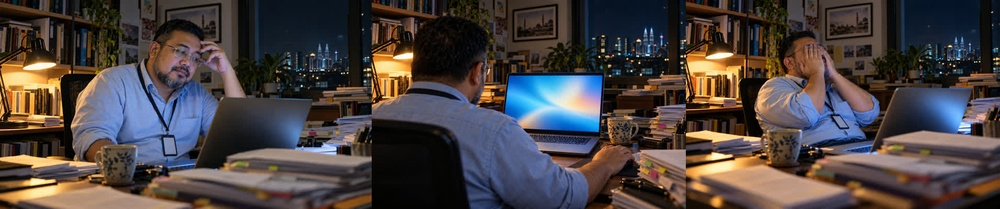
#> input picture promo/design/shots-sheet.jpg, 1000 x 209 px, shrunk from 1910 x 400 before the run; its folder holds only this picture in this run
$ python -i find-screen.py   (imports and definitions only)
#> lines starting #> are read from the running program, lines starting #| are printed output that depends on the picture; after the words box and inside, x2 and y2 are one past the last pixel; in counts of white or black regions, pixels touching at a corner belong together
#> further down, picture is the input picture: shape (209, 1000, 3); mean B, G, R 66.2, 67.1, 75.1
"""Find the laptop screen quad in each frame of the over-the-shoulder take.

The screen is the largest bright, roughly rectangular region. Per frame: threshold on brightness,
take the biggest contour, fit a 4-corner polygon, order corners (TL, TR, BR, BL). Writes
_scratch/m1/corners.json and a debug overlay of the first/middle/last frame.
Usage: uv run --no-project --with opencv-python-headless --with numpy python promo/scripts/find-screen.py
"""
import json
from pathlib import Path

import cv2
import numpy as np

D = Path(__file__).resolve().parent.parent / "_scratch" / "m1"
frames = sorted(D.glob("f*.png"))


def order(pts):
    pts = pts.reshape(4, 2).astype(np.float32)
    s, d = pts.sum(1), np.diff(pts, axis=1).ravel()
    return np.array([pts[s.argmin()], pts[d.argmin()], pts[s.argmax()], pts[d.argmax()]])  # TL TR BR BL


def quad(img):
    hsv = cv2.cvtColor(img, cv2.COLOR_BGR2HSV)
#> hsv: shape (209, 1000, 3); mean H, S, V 59.6, 114.5, 89.2
    # Measured: the whole screen (blue, orange and the pale centre) has V > 210; his shirt tops out near V 150.
    mask = ((hsv[..., 2] > 200)).astype(np.uint8) * 255
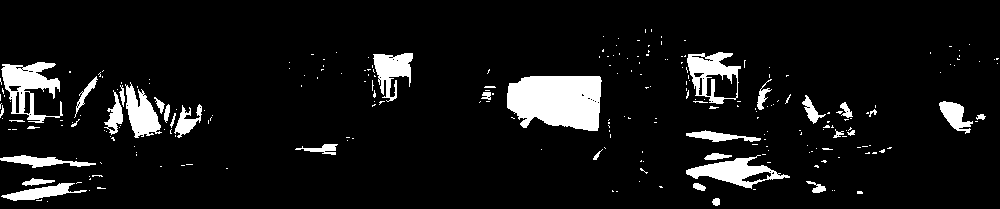
#> mask: shape (209, 1000); 8% white; 254 white regions (216 under 20 px), largest, box (x1, y1, x2, y2) and area: (507, 76, 602, 131) 4336, (1, 62, 63, 123) 1728, (686, 155, 790, 189) 1406
    mask = cv2.morphologyEx(mask, cv2.MORPH_CLOSE, np.ones((9, 9), np.uint8))
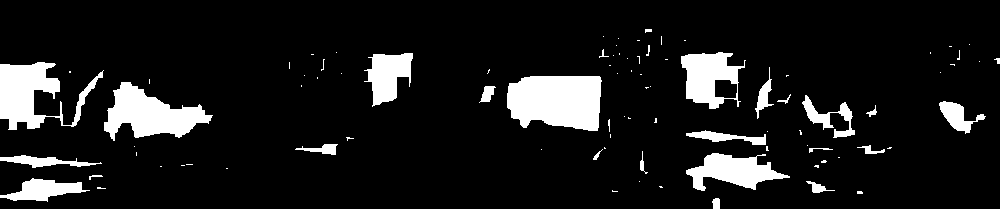
#> mask: shape (209, 1000); 10.5% white; 90 white regions (63 under 20 px)
    cs, _ = cv2.findContours(mask, cv2.RETR_EXTERNAL, cv2.CHAIN_APPROX_SIMPLE)
#> cs = 90 contours, 70 with area under 20; largest, box (x1, y1, x2, y2) and area: (507, 76, 602, 131) 4288, (104, 82, 213, 141) 3140, (0, 62, 104, 130) 2903, (681, 52, 746, 109) 2388, (686, 153, 790, 191) 1933
    c = max(cs, key=cv2.contourArea)
#> c = contour of 66 points, box (x1, y1, x2, y2) (507, 76, 602, 131), area 4288
    peri = cv2.arcLength(c, True)
#> peri = 290.3
    for eps in (0.01, 0.02, 0.03, 0.05):
        ap = cv2.approxPolyDP(c, eps * peri, True)
        if len(ap) == 4:
            return order(ap), cv2.contourArea(c)
#> this loop made 4 passes
#> (pts in order, s in order, d in order) on pass 4: ([[509, 83], [523, 127], [597, 130], [599, 76]], [592, 650, 727, 675], [-426, -396, -467, -523])
    return order(cv2.boxPoints(cv2.minAreaRect(c))), cv2.contourArea(c)


out = []
# [3 lines not run here, left out]

# Smooth corners over time (small moving average) to kill per-frame jitter.
arr = np.array([o["corners"] for o in out])
k = 5
# [1 line that did not run here, left out]
# [1 line that did not run here, left out]
# [8 lines not run here, left out]
areas = [o["area"] for o in out]
# [1 line not run here, left out]

>>> import cv2
>>> picture = cv2.imread('../design/shots-sheet.jpg')
>>> result = quad(picture)
#> result = ([[509, 83], [599, 76], [597, 130], [523, 127]], 4288.5)

$ run again, on promo/design/shot-bookend-empty.png
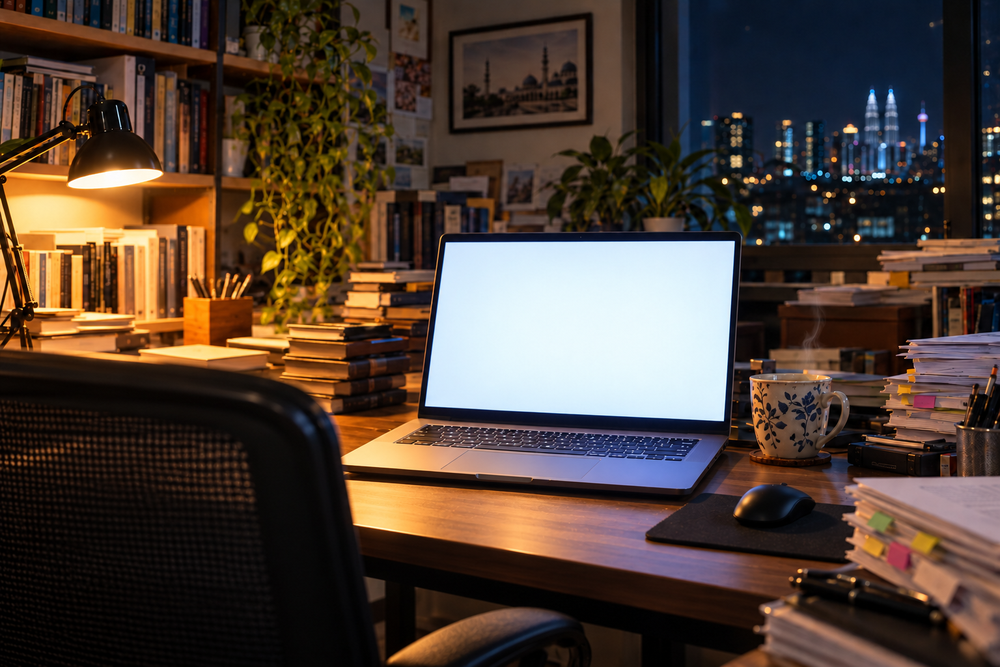
#> input picture promo/design/shot-bookend-empty.png, 1000 x 667 px, shrunk from 1536 x 1024 before the run
#> picture is the input picture: shape (667, 1000, 3); mean B, G, R 53.5, 63.7, 79.6
#> hsv: shape (667, 1000, 3); mean H, S, V 45.2, 132, 86.7
#> in quad, `mask = ((hsv[..., 2] > 200)).astype(np.uint8) * 255`:
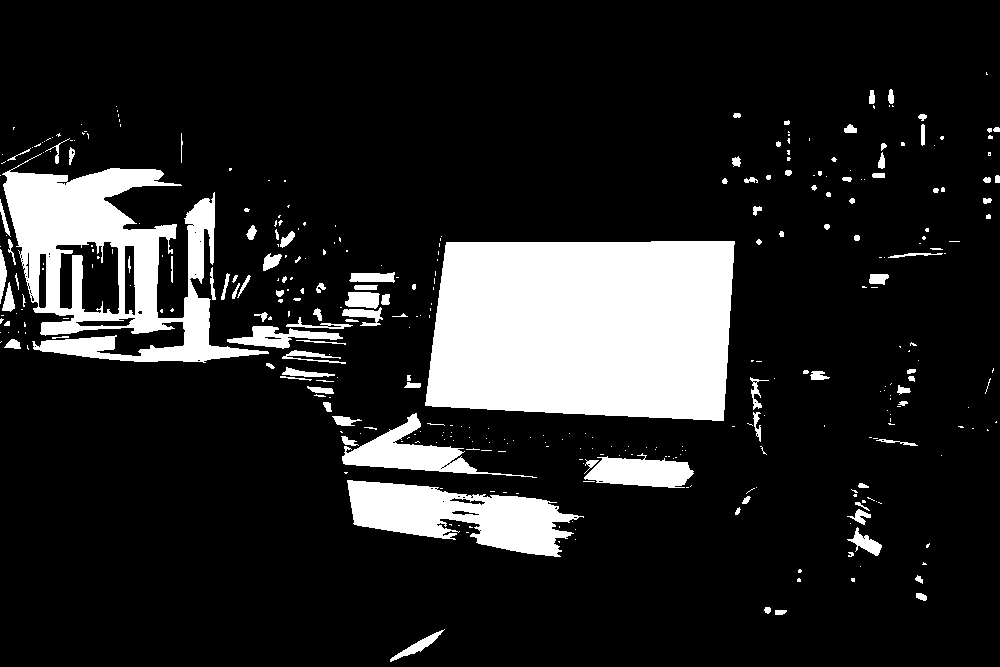
#> mask: shape (667, 1000); 15% white; 367 white regions (254 under 20 px), largest, box (x1, y1, x2, y2) and area: (425, 241, 735, 421) 50720, (2, 153, 269, 363) 22159, (347, 480, 584, 557) 9834
#> in quad, `mask = cv2.morphologyEx(mask, cv2.MORPH_CLOSE, np.ones((9, 9), np.uint..`:
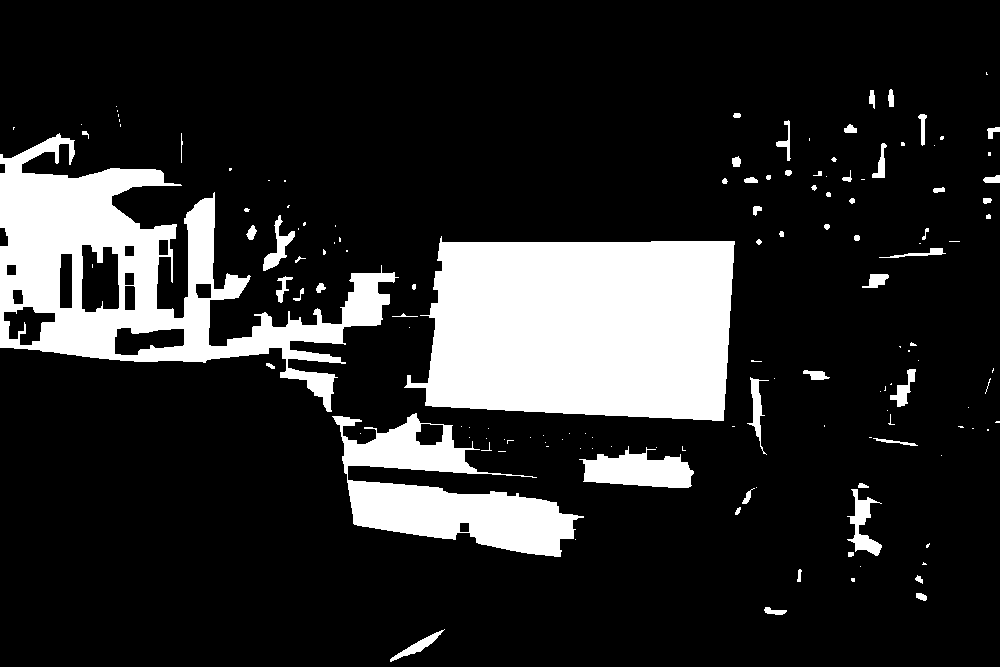
#> mask: shape (667, 1000); 16.7% white; 142 white regions (83 under 20 px)
#> cs = 141 contours, 98 with area under 20; largest, box (x1, y1, x2, y2) and area: (404, 236, 735, 421) 50731, (0, 133, 399, 412) 40253, (332, 413, 584, 557) 15294, (579, 446, 694, 488) 2864, (847, 489, 882, 556) 799
#> c = contour of 120 points, box (x1, y1, x2, y2) (404, 236, 735, 421), area 50731
#> peri = 1065.2
#> the loop in quad, `for eps in (0.01, 0.02, 0.03, 0.05):` made 3 passes
#> (pts in order, s in order, d in order) on pass 3: ([[441, 236], [425, 405], [723, 420], [734, 241]], [677, 830, 1143, 975], [-205, -20, -303, -493])
#> result = ([[441, 236], [734, 241], [723, 420], [425, 405]], 50731)

$ run again, on promo/design/shot-bookend.png
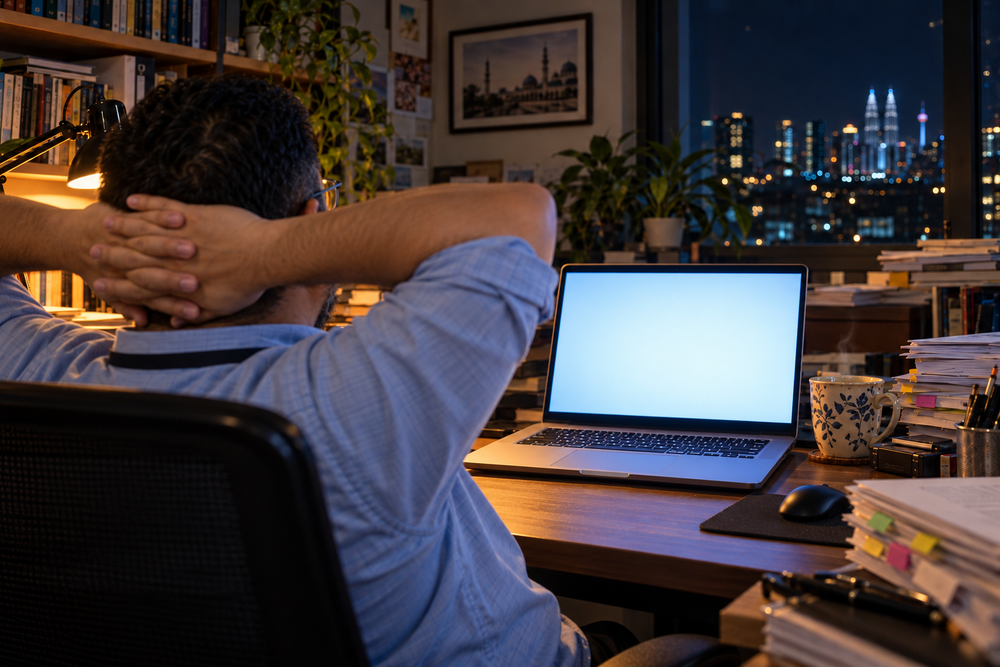
#> input picture promo/design/shot-bookend.png, 1000 x 667 px, shrunk from 1536 x 1024 before the run
#> picture is the input picture: shape (667, 1000, 3); mean B, G, R 61.3, 58.9, 67.4
#> hsv: shape (667, 1000, 3); mean H, S, V 61.4, 121.9, 82.3
#> in quad, `mask = ((hsv[..., 2] > 200)).astype(np.uint8) * 255`:
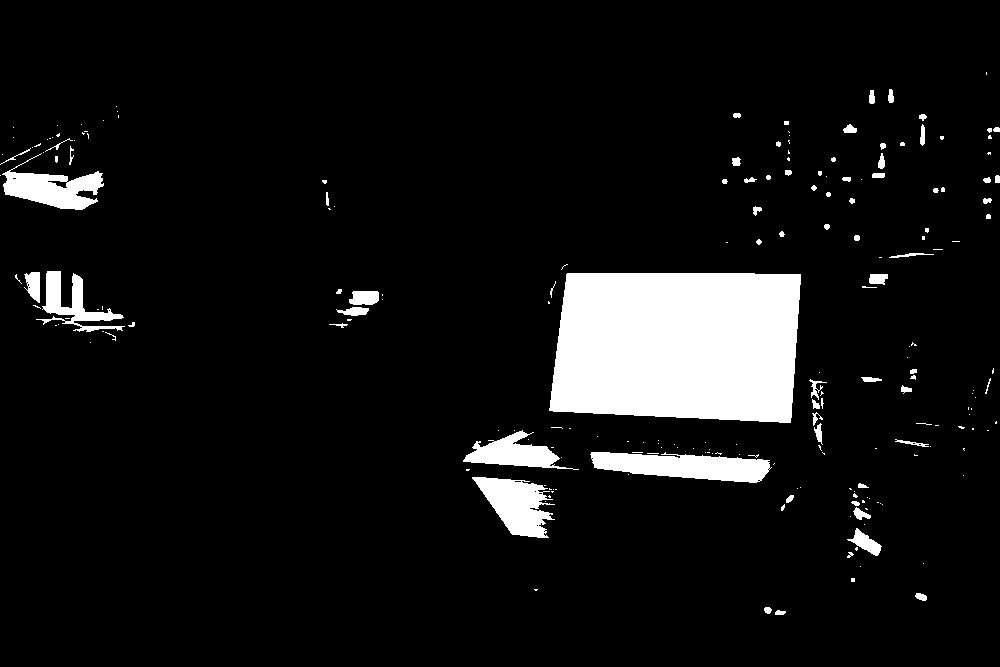
#> mask: shape (667, 1000); 7.9% white; 215 white regions (144 under 20 px), largest, box (x1, y1, x2, y2) and area: (549, 273, 801, 423) 34421, (590, 452, 772, 483) 3715, (472, 477, 555, 538) 2886
#> in quad, `mask = cv2.morphologyEx(mask, cv2.MORPH_CLOSE, np.ones((9, 9), np.uint..`:
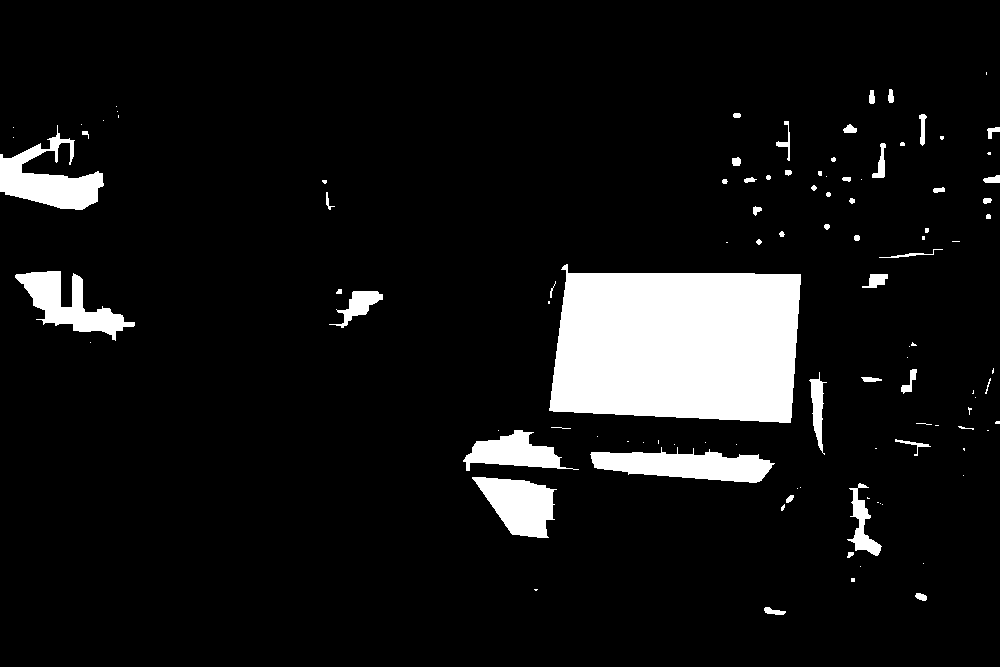
#> mask: shape (667, 1000); 8.5% white; 106 white regions (54 under 20 px)
#> cs = 106 contours, 69 with area under 20; largest, box (x1, y1, x2, y2) and area: (549, 264, 801, 423) 34066, (590, 447, 775, 483) 3822, (0, 125, 104, 210) 3576, (472, 477, 557, 538) 3092, (15, 271, 135, 341) 3054
#> c = contour of 94 points, box (x1, y1, x2, y2) (549, 264, 801, 423), area 34066
#> peri = 801.1
#> the loop in quad, `for eps in (0.01, 0.02, 0.03, 0.05):` made 1 pass
#> (pts in order, s in order, d in order) on pass 1: ([[562, 267], [549, 410], [790, 422], [800, 274]], [829, 959, 1212, 1074], [-295, -139, -368, -526])
#> result = ([[562, 267], [800, 274], [790, 422], [549, 410]], 34066)
